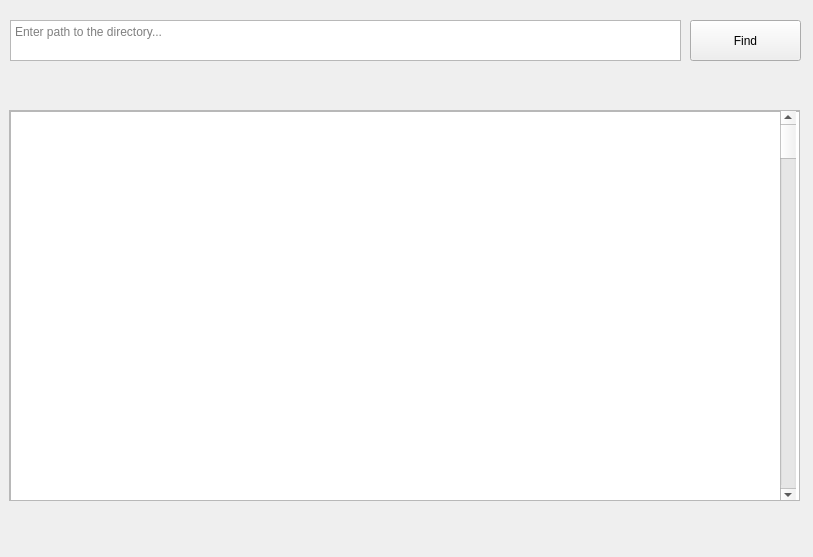
<?xml version="1.0" encoding="UTF-8"?>
<ui version="4.0">
 <class>MainWindow</class>
 <widget class="QMainWindow" name="MainWindow">
  <property name="geometry">
   <rect>
    <x>0</x>
    <y>0</y>
    <width>813</width>
    <height>557</height>
   </rect>
  </property>
  <property name="windowTitle">
   <string>Similar files finder</string>
  </property>
  <widget class="QWidget" name="centralwidget">
   <widget class="QTextEdit" name="textEdit">
    <property name="geometry">
     <rect>
      <x>10</x>
      <y>20</y>
      <width>671</width>
      <height>41</height>
     </rect>
    </property>
    <property name="placeholderText">
     <string>Enter path to the directory...</string>
    </property>
   </widget>
   <widget class="QPushButton" name="pushButton">
    <property name="geometry">
     <rect>
      <x>690</x>
      <y>20</y>
      <width>111</width>
      <height>41</height>
     </rect>
    </property>
    <property name="text">
     <string>Find</string>
    </property>
   </widget>
   <widget class="QScrollArea" name="scrollArea">
    <property name="geometry">
     <rect>
      <x>9</x>
      <y>110</y>
      <width>791</width>
      <height>391</height>
     </rect>
    </property>
    <property name="widgetResizable">
     <bool>true</bool>
    </property>
    <widget class="QWidget" name="scrollAreaWidgetContents">
     <property name="geometry">
      <rect>
       <x>0</x>
       <y>0</y>
       <width>789</width>
       <height>389</height>
      </rect>
     </property>
     <widget class="QListWidget" name="listWidget">
      <property name="geometry">
       <rect>
        <x>0</x>
        <y>0</y>
        <width>791</width>
        <height>391</height>
       </rect>
      </property>
     </widget>
     <widget class="QScrollBar" name="verticalScrollBar">
      <property name="geometry">
       <rect>
        <x>770</x>
        <y>0</y>
        <width>16</width>
        <height>391</height>
       </rect>
      </property>
      <property name="orientation">
       <enum>Qt::Vertical</enum>
      </property>
     </widget>
    </widget>
   </widget>
  </widget>
 </widget>
 <resources/>
 <connections/>
</ui>
